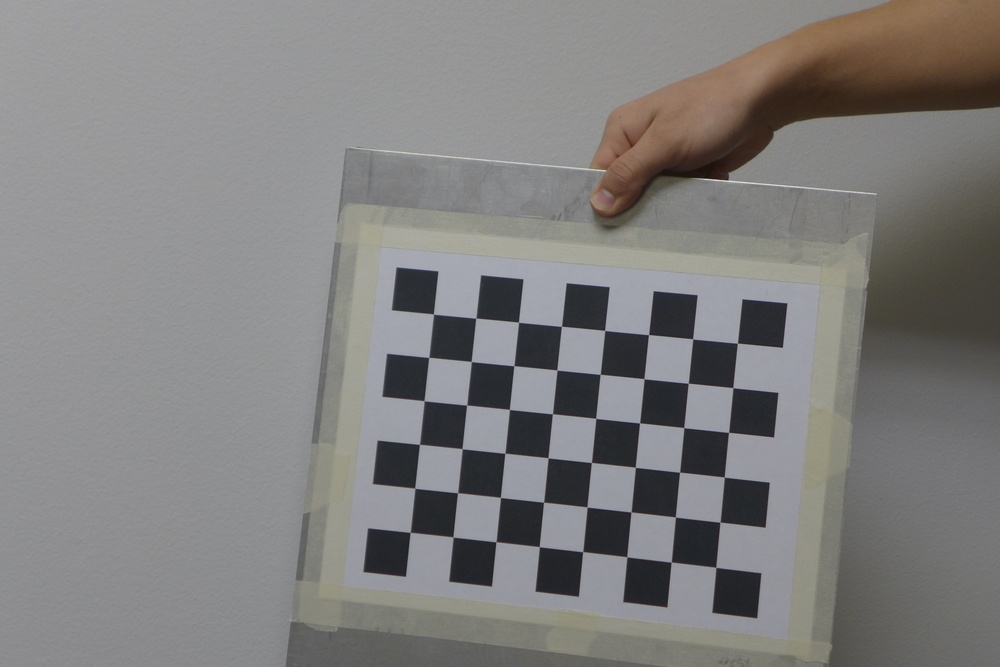
//> input picture OpenCVVizTests/images/chessboards/P1020758.JPG, 1000 x 667 px, shrunk from 3776 x 2520 before the run, given in place of the camera
$ ./stereocalibration 3 3 3   (built with g++ and OpenCV 4)
//> lines starting //> are read from the running program, lines starting //| are printed output that depends on the picture
#include "opencv2/core/core.hpp"
#include "opencv2/calib3d/calib3d.hpp"
#include <opencv2/highgui/highgui.hpp>
#include <opencv2/imgproc/imgproc.hpp>
#include "opencv2/contrib/contrib.hpp"
#include <stdio.h>

using namespace cv;
using namespace std;

int main(int argc, char* argv[])
{
    int numBoards = atoi(argv[1]);
    int board_w = atoi(argv[2]);
    int board_h = atoi(argv[3]);

    Size board_sz = Size(board_w, board_h);
    int board_n = board_w*board_h;

    vector<vector<Point3f> > object_points;
    vector<vector<Point2f> > imagePoints1, imagePoints2;
    vector<Point2f> corners1, corners2;

    vector<Point3f> obj;
    for (int j=0; j<board_n; j++)
    {
        obj.push_back(Point3f(j/board_w, j%board_w, 0.0f));
    }

    Mat img1, img2, gray1, gray2;
    VideoCapture cap1 = VideoCapture(1);
    VideoCapture cap2 = VideoCapture(0);

    int success = 0, k = 0;
    bool found1 = false, found2 = false;

    while (success < numBoards)
    {
        cap1 >> img1;
//> img1 is the input picture: 667 rows x 1000 cols, CV_8UC3; mean B, G, R 126.4, 127.2, 128.4
        cap2 >> img2;
        //resize(img1, img1, Size(320, 280));
        //resize(img2, img2, Size(320, 280));
        cvtColor(img1, gray1, CV_BGR2GRAY);
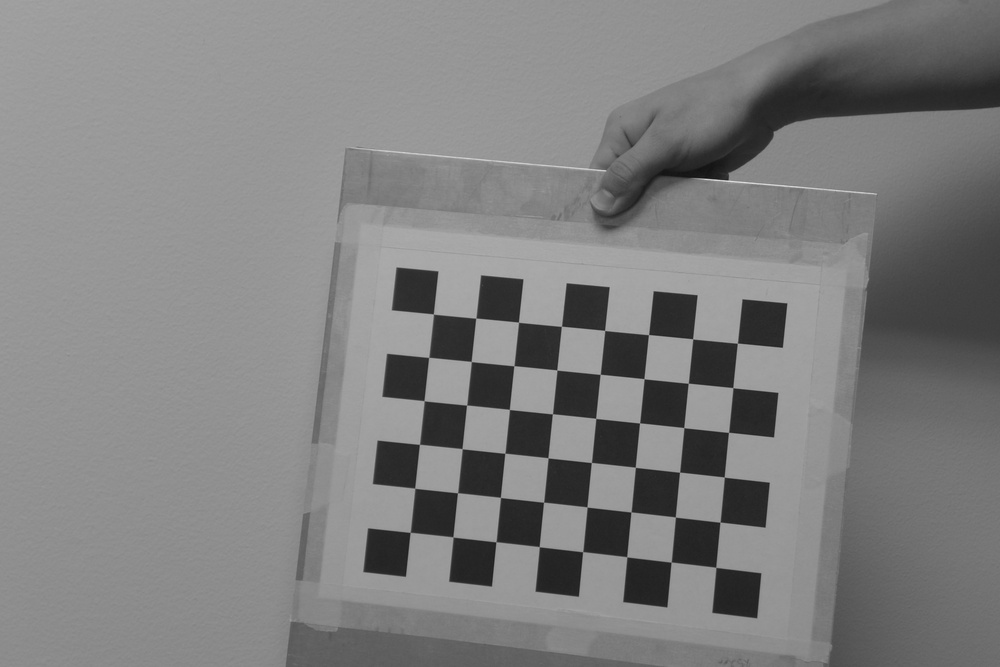
//> gray1: 667 rows x 1000 cols, CV_8UC1; min 15, max 224, mean 127.5
        cvtColor(img2, gray2, CV_BGR2GRAY);

        found1 = findChessboardCorners(img1, board_sz, corners1, CV_CALIB_CB_ADAPTIVE_THRESH | CV_CALIB_CB_FILTER_QUADS);
//> found1 = false; corners1 = empty
        found2 = findChessboardCorners(img2, board_sz, corners2, CV_CALIB_CB_ADAPTIVE_THRESH | CV_CALIB_CB_FILTER_QUADS);
//> found2 = false; corners2 = empty

        if (found1)
        {
            cornerSubPix(gray1, corners1, Size(11, 11), Size(-1, -1), TermCriteria(CV_TERMCRIT_EPS | CV_TERMCRIT_ITER, 30, 0.1));
            drawChessboardCorners(gray1, board_sz, corners1, found1);
        }

        if (found2)
        {
            cornerSubPix(gray2, corners2, Size(11, 11), Size(-1, -1), TermCriteria(CV_TERMCRIT_EPS | CV_TERMCRIT_ITER, 30, 0.1));
            drawChessboardCorners(gray2, board_sz, corners2, found2);
        }

        imshow("image1", gray1);
        imshow("image2", gray2);

        k = waitKey(10);
        if (found1 && found2)
        {
            k = waitKey(0);
        }
        if (k == 27)
        {
            break;
        }
        if (k == ' ' && found1 !=0 && found2 != 0)
        {
            imagePoints1.push_back(corners1);
            imagePoints2.push_back(corners2);
            object_points.push_back(obj);
            printf ("Corners stored\n");
            success++;

            if (success >= numBoards)
            {
                break;
            }
        }
    }

    destroyAllWindows();
    printf("Starting Calibration\n");
    Mat CM1 = Mat(3, 3, CV_64FC1);
    Mat CM2 = Mat(3, 3, CV_64FC1);
    Mat D1, D2;
    Mat R, T, E, F;

    stereoCalibrate(object_points, imagePoints1, imagePoints2,
                    CM1, D1, CM2, D2, img1.size(), R, T, E, F,
                    cvTermCriteria(CV_TERMCRIT_ITER+CV_TERMCRIT_EPS, 100, 1e-5),
                    CV_CALIB_SAME_FOCAL_LENGTH | CV_CALIB_ZERO_TANGENT_DIST);

    FileStorage fs1("mystereocalib.yml", FileStorage::WRITE);
    fs1 << "CM1" << CM1;
    fs1 << "CM2" << CM2;
    fs1 << "D1" << D1;
    fs1 << "D2" << D2;
    fs1 << "R" << R;
    fs1 << "T" << T;
    fs1 << "E" << E;
    fs1 << "F" << F;

    printf("Done Calibration\n");

    printf("Starting Rectification\n");

    Mat R1, R2, P1, P2, Q;
    stereoRectify(CM1, D1, CM2, D2, img1.size(), R, T, R1, R2, P1, P2, Q);
    fs1 << "R1" << R1;
    fs1 << "R2" << R2;
    fs1 << "P1" << P1;
    fs1 << "P2" << P2;
    fs1 << "Q" << Q;

    printf("Done Rectification\n");

    printf("Applying Undistort\n");

    Mat map1x, map1y, map2x, map2y;
    Mat imgU1, imgU2;

    initUndistortRectifyMap(CM1, D1, R1, P1, img1.size(), CV_32FC1, map1x, map1y);
    initUndistortRectifyMap(CM2, D2, R2, P2, img2.size(), CV_32FC1, map2x, map2y);

    printf("Undistort complete\n");

    while(1)
    {
        cap1 >> img1;
        cap2 >> img2;

        remap(img1, imgU1, map1x, map1y, INTER_LINEAR, BORDER_CONSTANT, Scalar());
        remap(img2, imgU2, map2x, map2y, INTER_LINEAR, BORDER_CONSTANT, Scalar());

        imshow("image1", imgU1);
        imshow("image2", imgU2);

        k = waitKey(5);

        if(k==27)
        {
            break;
        }
    }

    cap1.release();
    cap2.release();

    return(0);
}
